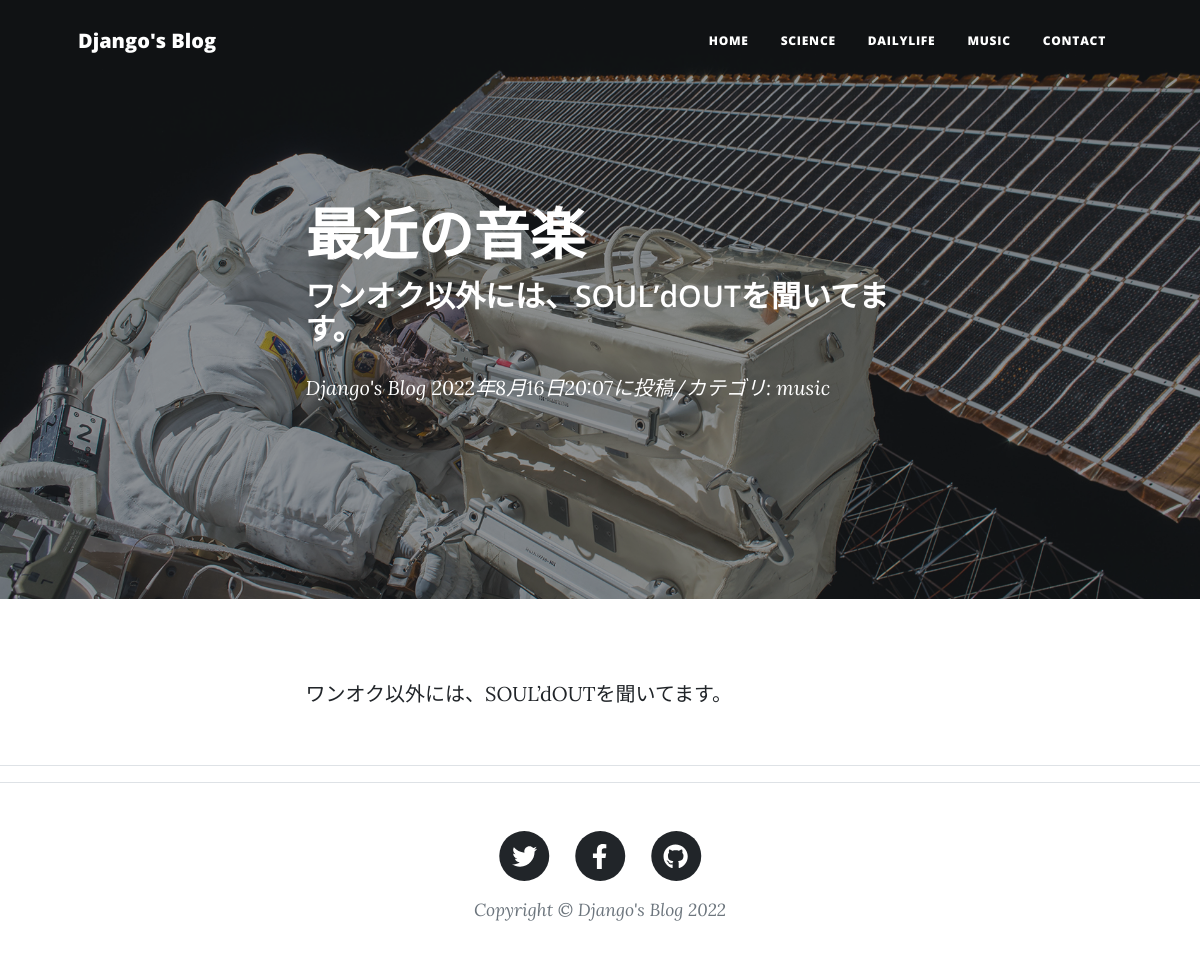
/blog-detail/6/, run on the app's committed database.
### blogapp/models.py (models this page shows, shortened)
class BlogPost(models.Model):
    CATEGORY = (('science', '科学について'), ('dailylife', '日常について'), ('music', '音楽について'))
    title = models.CharField(
        verbose_name = 'タイトル', # フィールドタイトル
        max_length=200 # 最大文字数200
        )
    content = models.TextField(
        verbose_name= '本文' # フィールドタイトル
        )
    posted_at = models.DateTimeField(
        verbose_name='カテゴリ', # フィールドタイトル
        auto_now_add=True # 日時自動追加
        )
    category = models.CharField(
        verbose_name= 'カテゴリ', # フィールドタイトル
        max_length=50, choices=CATEGORY # 最大文字数50
        )

### blogapp/views.py (the view)
class BlogDetail(DetailView):
    template_name ='post.html'
    model = BlogPost

### blogapp/templates/post.html (shortened to what this page needs)
{% extends 'base.html' %}
{% load static %}
        {% block header %}
        <header class="masthead" style="background-image: url({% static 'assets/img/post-bg.jpg'%})">
            <div class="container position-relative px-4 px-lg-5">
                <div class="row gx-4 gx-lg-5 justify-content-center">
                    <div class="col-md-10 col-lg-8 col-xl-7">
                        <div class="post-heading">
                            <h1>{{object.title}}</h1>
                            <h2 class="subheading">
                                {{object.content|truncatechars:30}}</h2>
                            <span class="meta">
                                <a href={% url 'blogapp:index' %}>Django's Blog</a>
                                {{object.posted_at}}に投稿/カテゴリ:
                                {{object.category}}</span>
                        </div>
                    </div>
                </div>
            </div>
        </header>
        {% endblock %}
        {% block contents %}
        <article class="mb-4">
            <div class="container px-4 px-lg-5">
                <div class="row gx-4 gx-lg-5 justify-content-center">
                    <div class="col-md-10 col-lg-8 col-xl-7">
                        <p>{{object.content}}</p>
                    </div>
                </div>
            </div>
        </article>
        <hr>
        {% endblock %}

### data on the page
BlogPost: title "最近の音楽", content "ワンオク以外には、SOUL’dOUTを聞いてます。", posted_at "2022年8月16日20:07", category "music"
